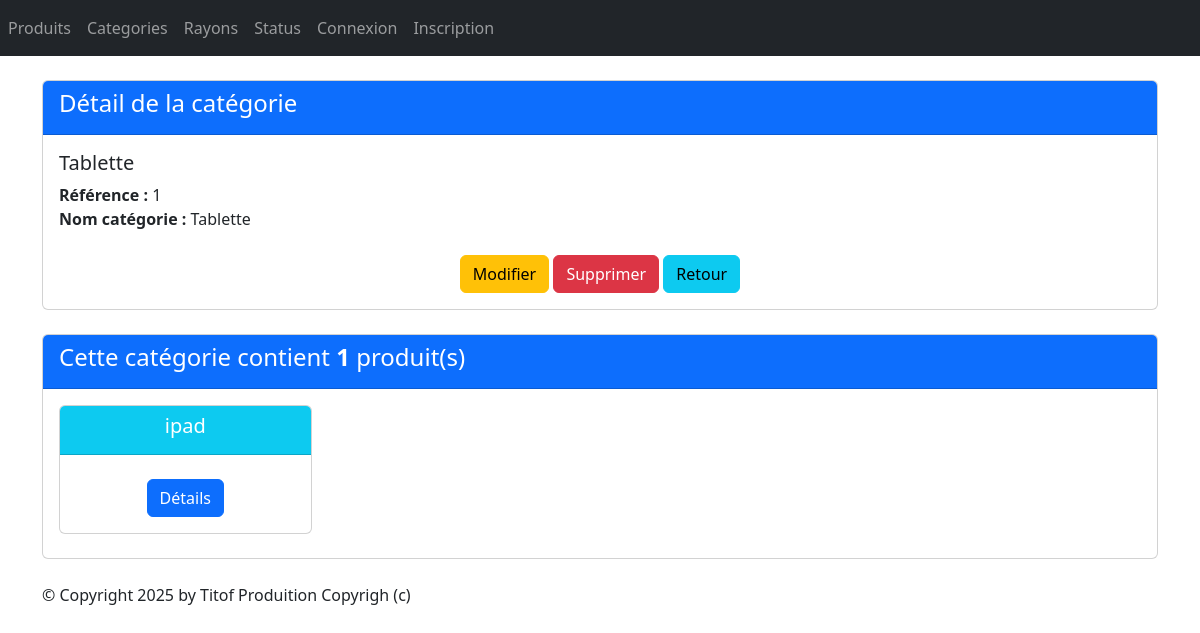
Page /monApp/categorie/1 on the committed database.
### monApp/models.py (models this page shows, shortened)
class Categorie(models.Model):
    idCat = models.AutoField(primary_key=True)
    nomCat = models.CharField(max_length=100)

class Produit(models.Model):
    refProd = models.AutoField(primary_key=True)
    intituleProd = models.CharField(max_length=200)
    prixUnitaireProd = models.DecimalField(max_digits=10, decimal_places=2)
    dateFabrication = models.DateField(default=date.today())
    categorie = models.ForeignKey(Categorie, on_delete=models.CASCADE, related_name="produit", null=True, blank=True)
    status = models.ForeignKey(Statut, on_delete=models.CASCADE, related_name="produit", null=True, blank=True)

### monApp/views.py (the view)
class CategorieDetailView(DetailView):
    model = Categorie
    template_name = "monApp/detail_categorie.html"
    context_object_name = "ctgr"
    def get_queryset(self):
        return Categorie.objects.annotate(nb_produits=Count('produit'))
    def get_context_data(self, **kwargs):
        context = super(CategorieDetailView, self).get_context_data(**kwargs)
        context['titremenu'] = "Détail de la catégorie"
        context['prdts'] = Produit.objects.filter(categorie=self.object)
        return context

### monApp/templates/monApp/detail_categorie.html
{% extends 'monApp/base.html' %}
{% block contenu %}
<div class="card mb-4">
    <div class="card-header bg-primary text-white">
        <h4>Détail de la catégorie</h4>
    </div>
    <div class="card-body">
        <h5 class="card-title">{{ ctgr.nomCat }}</h5>
        <ul class="list-unstyled">
            <li><strong>Référence :</strong> {{ ctgr.idCat }}</li>
            <li><strong>Nom catégorie :</strong> {{ ctgr.nomCat }}</li>
        </ul>
        <div class="car-footer text-center">
            <a href="{% url 'ctgr-chng' ctgr.idCat %}" class="btn btn-warning mt-2">Modifier</a>
            <a href="{% url 'ctgr-dlt' ctgr.idCat %}" class="btn btn-danger mt-2">Supprimer</a>
            <a href="{% url 'lst-ctgrs'%}" class="btn btn-info mt-2">Retour</a>
        </div>
    </div>
</div>
<div class="card mb-4">
    <div class="card-header bg-primary text-white">
        <h4>Cette catégorie contient <strong>{{ ctgr.nb_produits }}</strong> produit(s)</h4>
    </div>
    <div class="card-body">
        <div class="row">
            {% if prdts %}
            {% for prdt in prdts %}
            <div class="col-sm-3">
                <div class="card mb-2 text-center">
                    <div class="card-header bg-info text-white">
                        <h5 class="card-title">{{ prdt.intituleProd }}</h5>
                    </div>
                    <div class="card-body">
                        <a href="{% url 'prdt-dtl' prdt.refProd %}" class="btn btn-primary mt-2">Détails</a>
                    </div>
                </div>
            </div>
            {% endfor %}
            {% else %}
            <p class="text-muted">Aucun produit trouvé pour cette catégorie.</p>
            {% endif %}
        </div>
    </div>
</div>
{% endblock %}

### rows in the picture
Categorie: nomCat "Tablette", idCat "1", nb_produits "1"
Produit: intituleProd "ipad"
